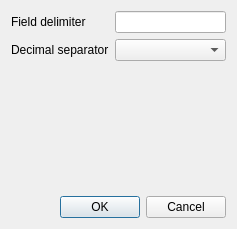
<?xml version="1.0" encoding="UTF-8"?>
<ui version="4.0">
 <class>CSVExportOptionsDialog</class>
 <widget class="QDialog" name="CSVExportOptionsDialog">
  <property name="geometry">
   <rect>
    <x>0</x>
    <y>0</y>
    <width>237</width>
    <height>229</height>
   </rect>
  </property>
  <property name="windowTitle">
   <string>CSV export options</string>
  </property>
  <layout class="QVBoxLayout" name="verticalLayout">
   <item>
    <layout class="QFormLayout" name="formLayout">
     <item row="0" column="0">
      <widget class="QLabel" name="ql_fieldDelimiter">
       <property name="text">
        <string>Field delimiter</string>
       </property>
      </widget>
     </item>
     <item row="0" column="1">
      <widget class="QLineEdit" name="qle_fieldDelimiter"/>
     </item>
     <item row="1" column="0">
      <widget class="QLabel" name="ql_decimalSeparator">
       <property name="text">
        <string>Decimal separator</string>
       </property>
      </widget>
     </item>
     <item row="1" column="1">
      <widget class="QComboBox" name="qcbox_decimalSeparator">
       <property name="sizePolicy">
        <sizepolicy hsizetype="Expanding" vsizetype="Fixed">
         <horstretch>0</horstretch>
         <verstretch>0</verstretch>
        </sizepolicy>
       </property>
      </widget>
     </item>
    </layout>
   </item>
   <item>
    <widget class="QDialogButtonBox" name="buttonBox">
     <property name="standardButtons">
      <set>QDialogButtonBox::Cancel|QDialogButtonBox::Ok</set>
     </property>
    </widget>
   </item>
  </layout>
 </widget>
 <resources/>
 <connections/>
</ui>
